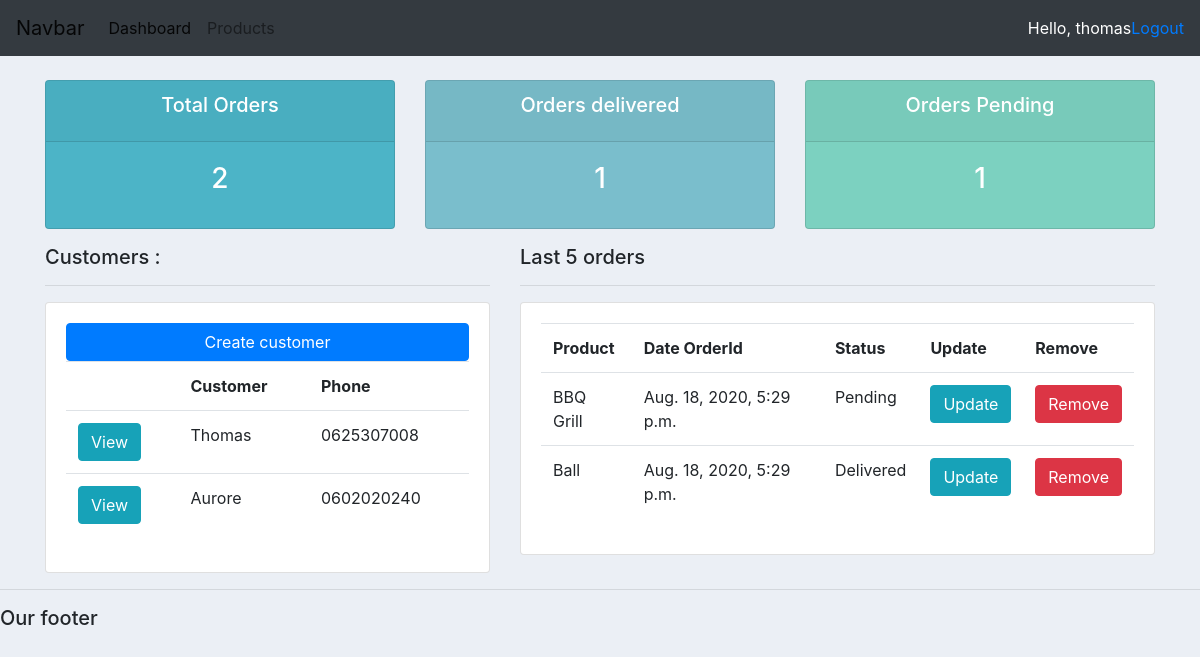
Page / (signed in) on the earlier database version.
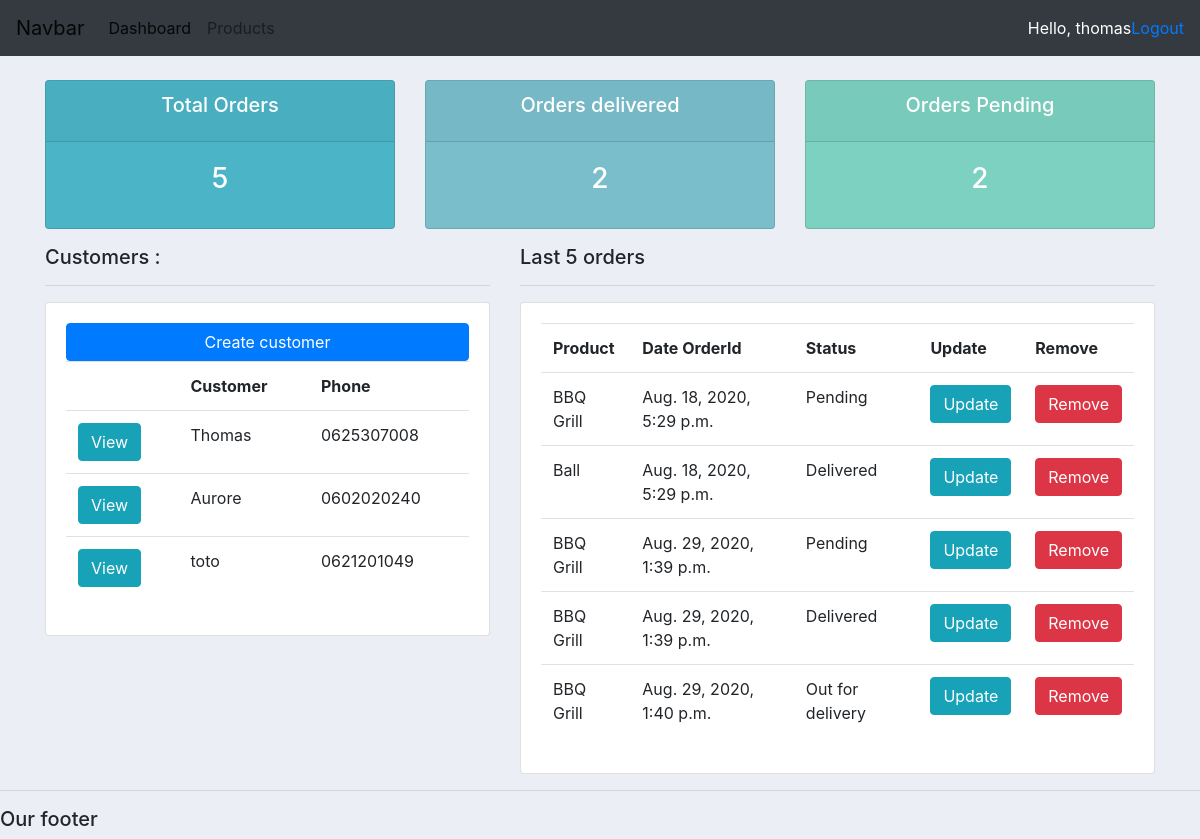
Same page on the later database version.
### accounts/models.py (models this page shows, shortened)
class Customer(models.Model):
    user = models.OneToOneField(User, null=True, on_delete=models.CASCADE)
    name = models.CharField(max_length=200, null=True)
    phone = models.CharField(max_length=10, null=True)
    email = models.CharField(max_length=200, null=True)
    profile_pic = models.ImageField(null=True, blank=True)
    date_created = models.DateTimeField(auto_now_add=True, null=True)

class Order(models.Model):
    STATUS =(
        ('Pending', 'Pending'),
        ('Out for delivery', 'Out for delivery'),
        ('Delivered', 'Delivered'),
    )
    customer = models.ForeignKey(Customer, null= True, on_delete=models.SET_NULL)
    product = models.ForeignKey(Product, null=True, on_delete=models.SET_NULL)
    date_created = models.DateTimeField(auto_now_add=True, null=True)
    status = models.CharField(max_length=200, null=True, choices=STATUS)

class Product(models.Model):
    CATEGORY = (
        ('Indoor', 'Indoor'),
        ('Out door', 'Out door'),
    )
    name = models.CharField(max_length=200, null=True)
    price = models.FloatField(null=True)
    category = models.CharField(max_length=200, null=True, choices=CATEGORY)
    description = models.CharField(max_length=200, null=True, blank=True)
    date_created = models.DateTimeField(auto_now_add=True, null=True)
    tags = models.ManyToManyField(Tag)
    def __str__(self):
        return self.name

### accounts/decorators.py (the view)
        def wrapper_function(request, *args, **kwargs):
            group = None
            if request.user.groups.exists():
                group = request.user.groups.all()[0].name
            if group == 'customer':
                return redirect('user-page')
            if group == 'admin':
                return view_func(request, *args, **kwargs)

### accounts/views.py (called while the page is built)
@login_required(login_url='login')
@admin_only
def home(request):
    orders = Order.objects.all()
    customers = Customer.objects.all()
    total_customers = customers.count()
    total_orders = orders.count()
    delivered = orders.filter(status='Delivered').count()
    pending = orders.filter(status='Pending').count()
    datas = { 'orders': orders, 'customers': customers, 'total_customers': total_customers, 'total_orders': total_orders, 'delivered': delivered, 'pending': pending, }
    return render(request, 'accounts/dashboard.html', datas)

### accounts/templates/accounts/dashboard.html
{% extends 'accounts/base.html' %}
{% block content %}
<div class="container">
    {% include 'accounts/status.html' %}
    <div class="row">
        <div class="col-5">
            <h5>Customers : </h5>
            <hr>
            <div class="card card-body">
                <a href="" class="btn btn-primary">Create customer</a>
                <table class="table">
                    <tr>
                        <th></th>
                        <th>Customer</th>
                        <th>Phone</th>
                    </tr>
                    {% for customer in customers %}
                        <tr>
                            <td><a class="btn btn-info" href="{% url 'customer' customer.id %}">View</a></td>
                            <td>{{customer.name}}</td>
                            <td>{{customer.phone}}</td>
                        </tr>
                    {% endfor %}
                </table>
            </div>
        </div>
        <div class="col-7">
            <h5>Last 5 orders </h5>
            <hr>
            <div class="card card-body">
                <table class="table">
                    <tr>
                        <th>Product</th>
                        <th>Date OrderId</th>
                        <th>Status</th>
                        <th>Update</th>
                        <th>Remove</th>
                    </tr>
                    {% for order in orders %}
                        <tr>
                            <td>{{order.product}}</td>
                            <td>{{order.date_created}}</td>
                            <td>{{order.status}}</td>
                            <td><a class="btn btn-info" href="{% url 'update_order' order.id %}">Update</a></td>
                            <td><a class="btn btn-danger" href="{% url 'delete_order' order.id %}">Remove</a></td>
                        </tr>
                    {% endfor %}
                </table>
            </div>
        </div>
    </div>
</div>
{% endblock %}

### accounts/templates/accounts/base.html (shortened to what this page needs)
{% load static %}
<!DOCTYPE html>
<html lang="en">
<head>
    <link rel="stylesheet" href="https://stackpath.bootstrapcdn.com/bootstrap/4.5.2/css/bootstrap.min.css">
    <link rel="stylesheet" href="{% static 'css/main.css'%}">
</head>
<body>
    {% include 'accounts/navbar.html' %}
    {% block content %}
     {% endblock %}
    <hr>
    <h5>Our footer</h5>
</body>
</html>

### accounts/templates/accounts/navbar.html (shortened to what this page needs)
<nav class="navbar navbar-expand-lg navbar-light bg-dark">
    <a class="navbar-brand" href="#">Navbar</a>
    <div class="collapse navbar-collapse" id="navbarNav">
        <ul class="navbar-nav">
            {% if request.user.is_staff %}
                <li class="nav-item active">
                    <a class="nav-link" href="{% url 'home' %}">Dashboard</a>
                </li>
                <li class="nav-item">
                    <a class="nav-link" href="{% url 'products' %}">Products</a>
                </li>
            {% else %}
                <li class="nav-item">
                    <a class="nav-link" href="{% url 'account' %}">Settings</a>
                </li>
            {% endif %}
        </ul>
    </div>
    <span class="text-white">Hello, {{request.user}}</span>
    <span><a href="{% url 'logout' %}">Logout</a></span>
</nav>

### accounts/templates/accounts/status.html
<br>
<div class="row">
    <div class="col">
        <div class="card text-center text-white mb-3" id="total-orders">
            <div class="card-header">
                <h5 class="card-title">Total Orders</h5>
            </div>
            <div class="card-body">
                <h3 class="card-title">{{total_orders}}</h3>
            </div>
        </div>
    </div>
    <div class="col">
        <div class="card text-center text-white mb-3" id="orders-delivered">
            <div class="card-header">
                <h5 class="card-title">Orders delivered</h5>
            </div>
            <div class="card-body">
                <h3 class="card-title">{{delivered}}</h3>
            </div>
        </div>
    </div>
    <div class="col">
        <div class="card text-center text-white mb-3" id="orders-pending">
            <div class="card-header">
                <h5 class="card-title">Orders Pending</h5>
            </div>
            <div class="card-body">
                <h3 class="card-title">{{pending}}</h3>
            </div>
        </div>
    </div>
</div>

### static/css/main.css (style rules this page uses)
body { background-color: #ebeff5 }
#total-orders { background-color: #4cb4c7 }
#orders-delivered { background-color: #7abecc }
#orders-pending { background-color: #7CD1C0 }

Differences in the rows shown:
added Customer: name "toto", phone "0621201049"
added Order: product "BBQ Grill", date_created "Aug. 29, 2020, 1:39 p.m.", status "Pending"
added Order: product "BBQ Grill", date_created "Aug. 29, 2020, 1:39 p.m.", status "Delivered"
added Order: product "BBQ Grill", date_created "Aug. 29, 2020, 1:40 p.m.", status "Out for delivery"
Other differences:
{{ total_orders }}: "2" → "5"
{{ delivered }}: "1" → "2"
{{ pending }}: "1" → "2"
